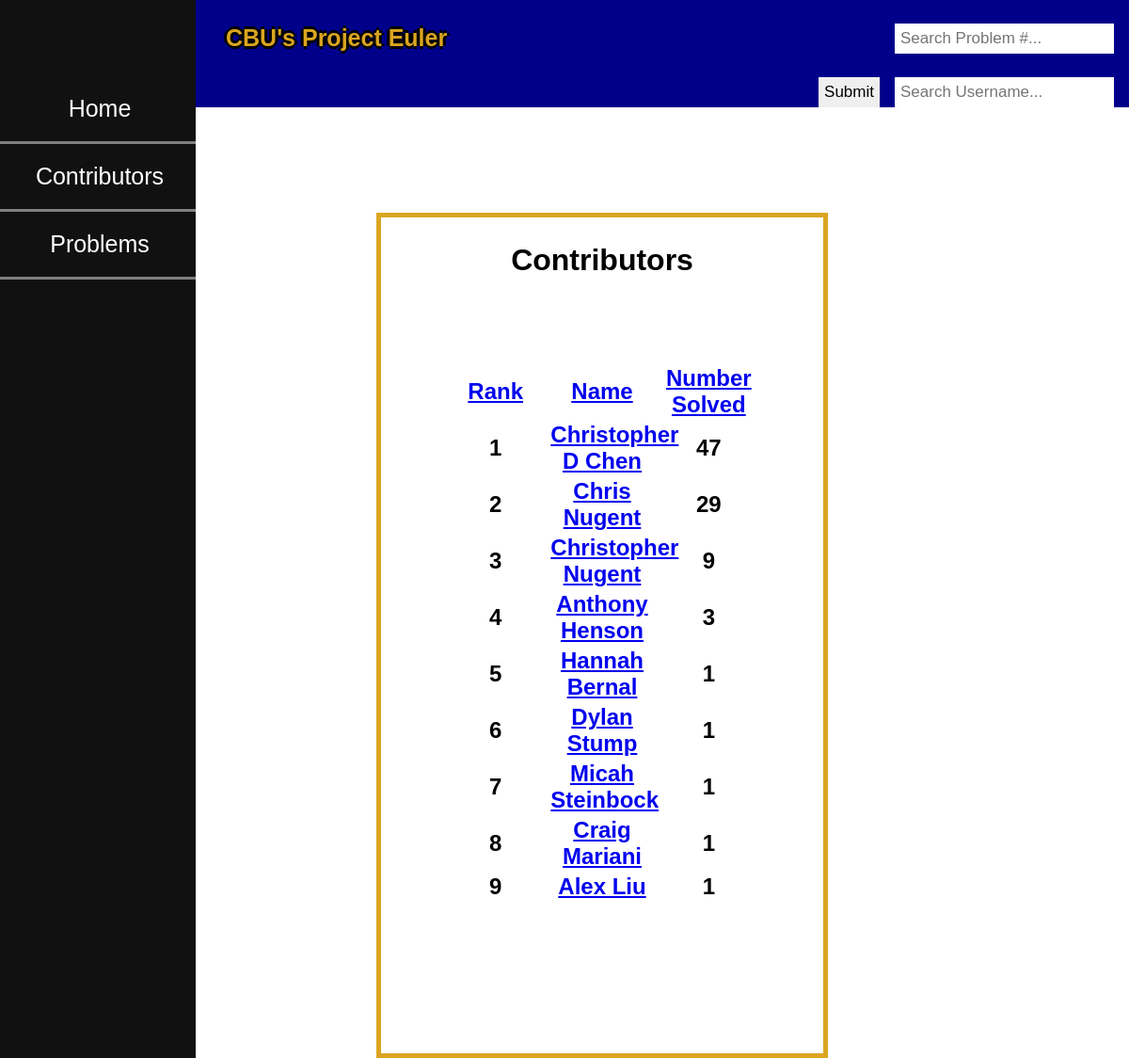
Screenshot of /contributors/rank with the database file from the repository.
### tables this page shows
CREATE TABLE Contributors (
  username text NOT NULL PRIMARY KEY ,
  rank integer NOT NULL ,
  number_solved integer NOT NULL
);

### CBU_ACM_Data_Site.py (the view)
@app.route('/contributors/<order>')
def contributors(order):
    database = get_database()
    if order == 'rank':
        cur = database.execute('SELECT * FROM Contributors ORDER BY rank')
    elif order == 'username':
        cur = database.execute('SELECT * FROM Contributors ORDER BY username ')
    else:
        cur = database.execute('SELECT * FROM Contributors ORDER BY number_solved')
    return render_template('Contributors_List.html',
                           contributors=cur.fetchall())

### CBU_ACM_Data_Site.py (called while the page is built)
def connect_database():
    connection = sqlite3.connect(app.config['DATABASE'])
    connection.row_factory = sqlite3.Row
    return connection

def get_database():
    if not hasattr(g, 'sqlite_db'):
        g.sqlite_db = connect_database()
    return g.sqlite_db

### templates/Contributors_List.html (shortened to what this page needs)
<!DOCTYPE html>
<head>
    <link rel="stylesheet" type="text/css" href="{{ url_for('static', filename='css/Data_Site_Style_Sheet.css') }}"/>
</head>
<div class="topnav" >
    <h1>CBU's Project Euler</h1>
    <form action="{{ url_for('main_page') }}" method="post">
        <input type="text" name="problem" placeholder="Search Problem #...">
        <input type="text" name="username" placeholder="Search Username...">
        <input type="submit" value="Submit">
    </form>
</div>
<div class="sidenav">
    <a class="active" href="{{ url_for('main_page') }}">Home</a>
    <a href="{{ url_for('contributors', order='rank') }}">Contributors</a>
    <a href="{{ url_for('problems', order='problem_number') }}">Problems</a>
</div>
<body>
    <div id="stats">
    <h2>Contributors</h2>
        <table>
            <tr>
                <th><a href="{{ url_for('contributors', order='rank')}}">Rank</a></th>
                <th><a href="{{ url_for('contributors', order='username')}}">Name</a></th>
                <th><a href="{{ url_for('contributors', order='number solved')}}">Number Solved</a></th>
            </tr>
            {% for contributor in contributors %}
            <tr>
                <th>{{ contributor[1]|e }}</th>
                <th><a href="{{ url_for('search_username', username=contributor[0]) }}">{{ contributor[0]|e }}</a></th>
                <th>{{ contributor[2]|e }}</th>
            </tr>
            {% endfor %}
        </table>
    </div>
</body>

### static/css/Data_Site_Style_Sheet.css (style rules this page uses)
body { background-image: url("https://wallpapercave.com/wp/PO6cjaY.jpg"); font-family: Helvetica, serif; color: Black; height: 100%; margin: 0; text-align: center; width: 100%; }
.topnav { overflow: hidden; background-color: #00008B; z-index: 2; width: 100%; }
.topnav h1 { float: left; display: block; text-align: center; padding: 9px 15pc; text-decoration: none; font-size: 25px; }
.topnav input[type=text] { float: right; padding: 6px; border: none; margin-top: 25px; margin-right: 16px; font-size: 17px; }
.topnav input[type=submit] { float: right; padding: 6px; border: none; margin-top: 25px; margin-right: 16px; font-size: 17px; }
.sidenav { height: 100%; width: 13pc; position: fixed; z-index: 1; top: 0; left: 0; background-color: #111; overflow-x: hidden; padding-top: 81px; }
.sidenav a { padding: 20px 12px 20px 16px; border-bottom: 3px solid grey; text-align: center; text-decoration: none; font-size: 25px; color: white; display: block; background-color: #111; }
#stats { border: 5px solid #DAA520; background: white; height: 100%; margin-left: 25pc; margin-right: 20pc; margin-top: 7pc; padding-bottom: 6pc; }
h1 { font-size: 300%; color: #DAA520; text-shadow: -3px 0 black, 0 3px black, 3px 0 black, 0 -3px black; }
h2 { font-size: 200%; }
table { table-layout: fixed; margin: auto; width: 100%; height: 40%; font-size: 150%; color: Black; padding: 4pc; }

### rows the page displays
Contributors: rank "1", username "Christopher D Chen", number_solved "47"
Contributors: rank "2", username "Chris Nugent", number_solved "29"
Contributors: rank "3", username "Christopher Nugent", number_solved "9"
Contributors: rank "4", username "Anthony Henson", number_solved "3"
Contributors: rank "5", username "Hannah Bernal", number_solved "1"
Contributors: rank "6", username "Dylan Stump", number_solved "1"
Contributors: rank "7", username "Micah Steinbock", number_solved "1"
Contributors: rank "8", username "Craig Mariani", number_solved "1"
Contributors: rank "9", username "Alex Liu", number_solved "1"
